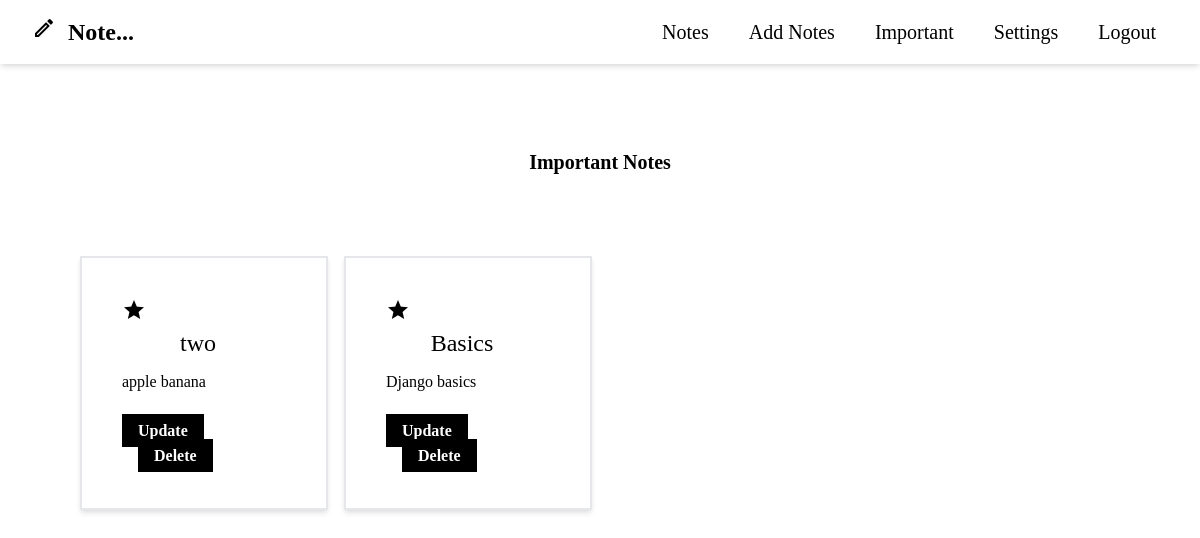
Page /importantslist/ (signed in) on the committed database.
### notes/models.py (models this page shows, shortened)
class Note(models.Model):
    description = models.TextField(null=False)
    title = models.CharField(max_length=45, null=False)
    author = models.ForeignKey(User, on_delete=models.CASCADE)
    draft = models.BooleanField(default=False)
    important = models.BooleanField(default=False)
    saved = models.DateField(auto_now=False, auto_now_add=False)

### notes/views.py (the view)
# urls.py: path("importantslist/", views.importantslist, name="importantslist"),
def importantslist(request):
    notes = Note.objects.filter(author=request.user, important=True)
    context = {"notes": notes}
    return render(request, "notes/importantslist.html", context)

### templates/notes/importantslist.html (shortened to what this page needs)
{% extends 'base.html' %} {% load crispy_forms_tags %} {% load tailwind_filters
%} {% block body %}
<div class="flex flex-col items-center h-100vh mt-9">
  <br />
  <h1 class="fw-light text-center mt-6 font-serif font-bold text-xl">
    Important Notes
  </h1>
  <div class="p-20">
    <div class="grid grid-cols-4 gap-4 auto-cols-min">
      {% for note in notes %}
      <div class="p-10 shadow-md border-2 border-black-600">
        {% if note.important %}
        <a href="/important/{{note.id}}/">
          <span class="material-icons "> star </span>
        </a>
        {% else %}
        <a href="/important/{{note.id}}/">
          <span class="material-icons-outlined "> star_outline </span>
        </a>
        {% endif %}
        <h2
          class="font-serif font-medium leading-tight text-center text-2xl text-black-600 mr-3 mb-3"
        >
          {{note.title}}
        </h2>
        <p class="mb-3 font-serif">{{note.description}}</p>
        <div class="mt-6 space-x-4">
          <a
            href="/update/{{note.id}}/"
            class="bg-black font-serif hover:hover:bg-black text-white font-bold py-2 px-4"
            >Update</a
          >
          <a
            href="/delete/{{note.id}}/"
            class="bg-black font-serif hover:hover:bg-black text-white font-bold py-2 px-4"
            >Delete</a
          >
        </div>
      </div>
      {% endfor %}
    </div>
  </div>
  {% endblock body %}

### rows in the picture
Note: title "two", description "apple banana"
Note: title "Basics", description "Django basics"
